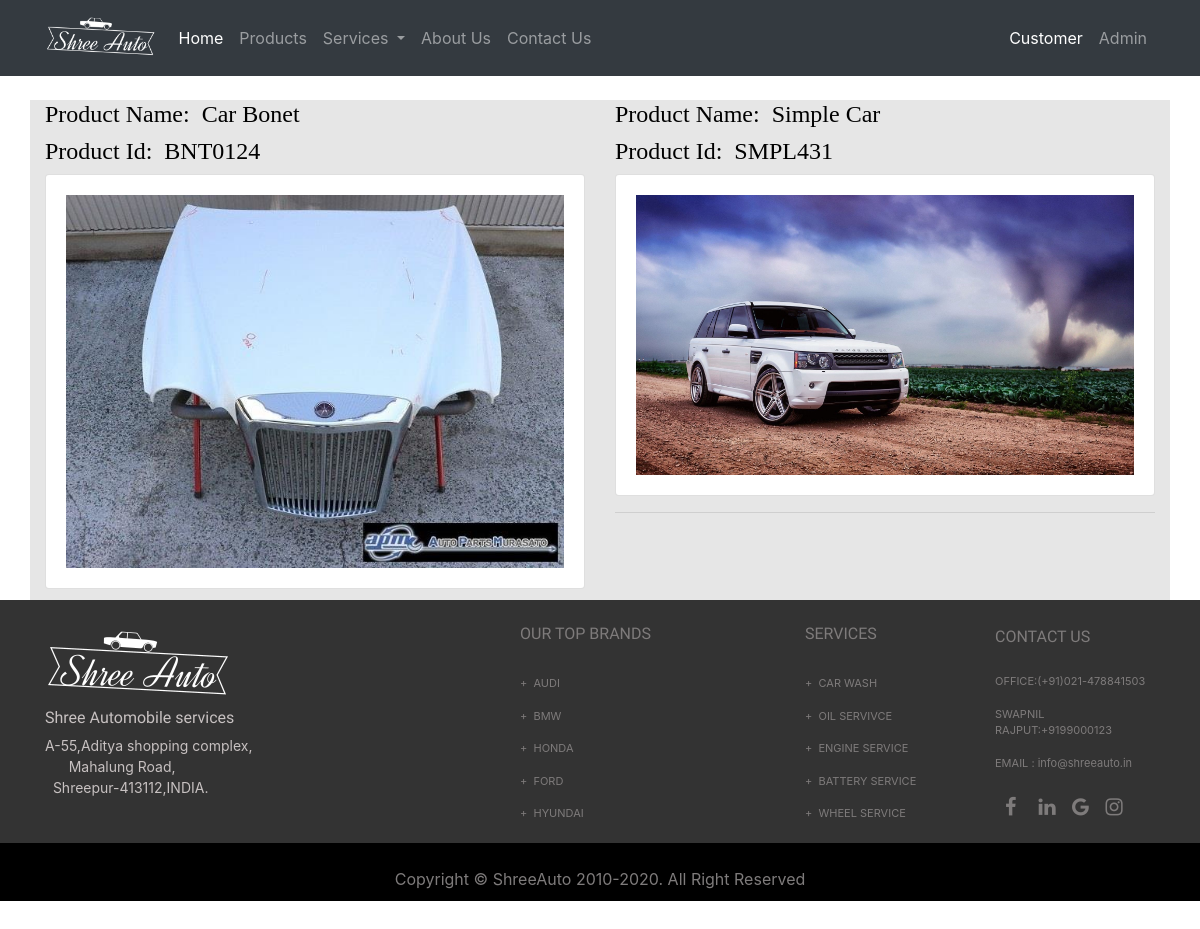
Screenshot of /products/ with the database file from the repository.
### webApp/models.py (models this page shows)
class product(models.Model):
    name = models.CharField(max_length=100)
    product_id = models.CharField(max_length=100)
    image = models.ImageField(upload_to='images/')

### webApp/views.py (the view)
# urls.py: path('products/', views.products, name='products'),
def products(request):
    images = product.objects.all()
    return render(request, 'product.html', {'pictures': images})

### templates/product.html (shortened to what this page needs)
<!DOCTYPE html>
{% include 'navbar.html' %}
{% load static %}
<html lang="en">
<head>
</head>
<body>
<br>
<div class="container" id="container1">
  <div class="row">
      {% for i in pictures %}
    <div class="col-lg-6">
        <h4 class="fonts">Product Name:&nbsp&nbsp{{i.name|title}}</h4>
        <h4 class="fonts">Product Id:&nbsp&nbsp{{i.product_id}}</h4>
        <div class="card card-body">
            <img src="{{i.image.url}}" style="width:100%;height:auto;">
        </div>
        <hr>
    </div>
      {% endfor %}
  </div>
</div>
{% include 'footer.html' %}
</body>
</html>

### templates/product.html (style rules this page uses)
#container1 { background-color:#e6e6e6; width: 100%; height: 500px; overflow: hidden; overflow-y: scroll; }
.fonts { font-family: 'Source Serif Pro', serif; color: black; }

### rows the page displays
product: name "Car Bonet", product_id "BNT0124", image (picture)
product: name "Simple Car", product_id "SMPL431", image (picture)
